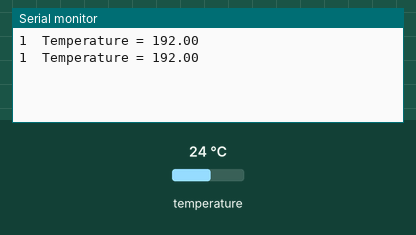
Simulated run of this sketch. Board: ESP8266 (NodeMCU). Shown: the last lines printed to the serial monitor. The inputs (shaded band) are chosen by the test bench; at power-on: temperature 24 °C.

Above: at 3.1 s.
3.2 s: temperature set to 12 °C
At 4.1 s:
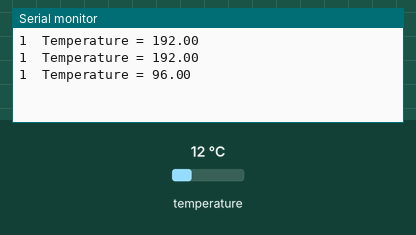
5.1 s: temperature set to 19 °C
At 7.2 s:
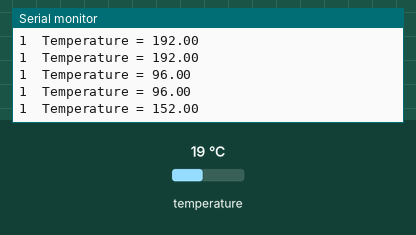
Timing chart, 0 to 8.7 s (numbered marks = the images above; inputs shaded):
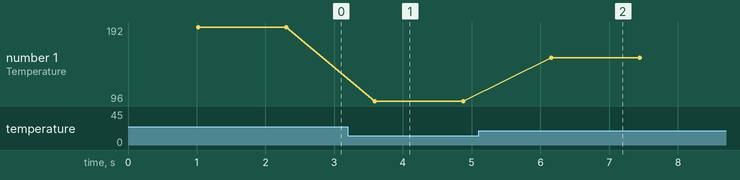

The sketch:

5_DS18x20_Enderecos.ino
```cpp
#include <OneWire.h>

// OneWire DS18S20
// http://www.pjrc.com/teensy/td_libs_OneWire.html
// The DallasTemperature library can do all this work for you!
// http://milesburton.com/Dallas_Temperature_Control_Library

OneWire  ds(D2);  // on pin 10 (a 4.7K resistor is necessary)

int sensor;
void setup(void) {
  Serial.begin(9600);
  sensor = 0;
}

float readTemp()
{
  byte i;
  byte present = 0;
  byte type_s;
  byte data[12];
  byte addr[8];
  float celsius;

  if ( !ds.search(addr)) {
    ds.reset_search();
    delay(250);
    sensor = 0;
    return -1;
  }
  ds.reset();
  ds.select(addr);
  ds.write(0x44, 1);        // start conversion, with parasite power on at the end

  delay(1000);     // maybe 750ms is enough, maybe not
  // we might do a ds.depower() here, but the reset will take care of it.

  present = ds.reset();
  ds.select(addr);
  ds.write(0xBE);         // Read Scratchpad
  for ( i = 0; i < 9; i++) {           // we need 9 bytes
    data[i] = ds.read();
  }

  // Convert the data to actual temperature
  int16_t raw = (data[1] << 8) | data[0];
  if (type_s) {
    raw = raw << 3; // 9 bit resolution default
    if (data[7] == 0x10) {
      // "count remain" gives full 12 bit resolution
      raw = (raw & 0xFFF0) + 12 - data[6];
    }
  } else {
    byte cfg = (data[4] & 0x60);
    // at lower res, the low bits are undefined, so let's zero them
    if (cfg == 0x00) raw = raw & ~7;  // 9 bit resolution, 93.75 ms
    else if (cfg == 0x20) raw = raw & ~3; // 10 bit res, 187.5 ms
    else if (cfg == 0x40) raw = raw & ~1; // 11 bit res, 375 ms
    //// default is 12 bit resolution, 750 ms conversion time
  }
  celsius = (float)raw / 16.0;
  sensor++;
  return celsius;
}


void loop(void) {

  float t;

  t = readTemp();
  if ( t > 0 ) {
    Serial.print(sensor);
    Serial.print("  Temperature = ");
    Serial.println(t);
  }


}
```

Measured:
- after the input at 3.2 s, the serial monitor: prints a new line after 0.39 s (image 1)
- after the input at 5.1 s, the serial monitor: prints a new line after 1.1 s (image 2)
- plotted number 1: 192 → 96 after the input at 3.2 s, 96 → 152 after the input at 5.1 s
